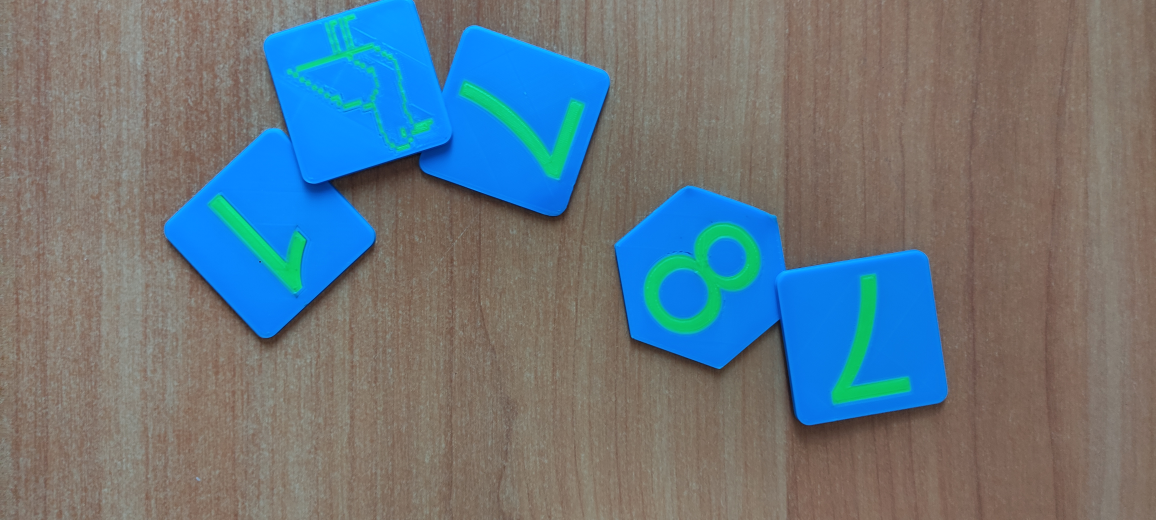
#> input picture data/input/1695128011374.jpg, 4624 x 2080 px (shown at 1/4 size); its folder holds only this picture in this run
$ python -i lab2.py   (imports and definitions only)
#> lines starting #> are read from the running program, lines starting #| are printed output that depends on the picture
### lab2/src/pipeline.py
"""Полный пайплайн лабораторной: очистка фона и выделение контуров."""

from __future__ import annotations

from dataclasses import dataclass
from pathlib import Path
from typing import Any

import cv2
import numpy as np

from src import author, library

# Узкие диапазоны: синий пластик очень насыщенный, дерево и пульт — нет.
BLUE_HSV = ((92, 170, 70), (115, 255, 255))
GREEN_HSV = ((65, 170, 70), (90, 255, 255))
MAX_SIDE = 1400
MIN_REGION_FRAC = 0.008


@dataclass
class PipelineResult:
    original: np.ndarray
    denoised: np.ndarray
    hsv: np.ndarray
    mask: np.ndarray
    cleaned: np.ndarray
    gray: np.ndarray
    contrasted: np.ndarray
    binary_otsu: np.ndarray
    sobel: np.ndarray
    prewitt: np.ndarray
    overlay: np.ndarray
    hist_original: np.ndarray
    hist_cleaned: np.ndarray


def get_backend(name: str) -> Any:
    if name == "author":
        return author
    if name == "library":
        return library
    raise ValueError("backend должен быть 'author' или 'library'")


def resize_max_side(rgb: np.ndarray, max_side: int = MAX_SIDE) -> np.ndarray:
#> called with max_side = 1400
    from PIL import Image

    h, w = rgb.shape[:2]
#> h = 2080; w = 4624
    longest = max(h, w)
#> longest = 4624
    if longest <= max_side:
        return rgb
    scale = max_side / longest
#> scale = 0.303
    img = Image.fromarray(rgb)
    img = img.resize((int(w * scale), int(h * scale)), Image.Resampling.LANCZOS)
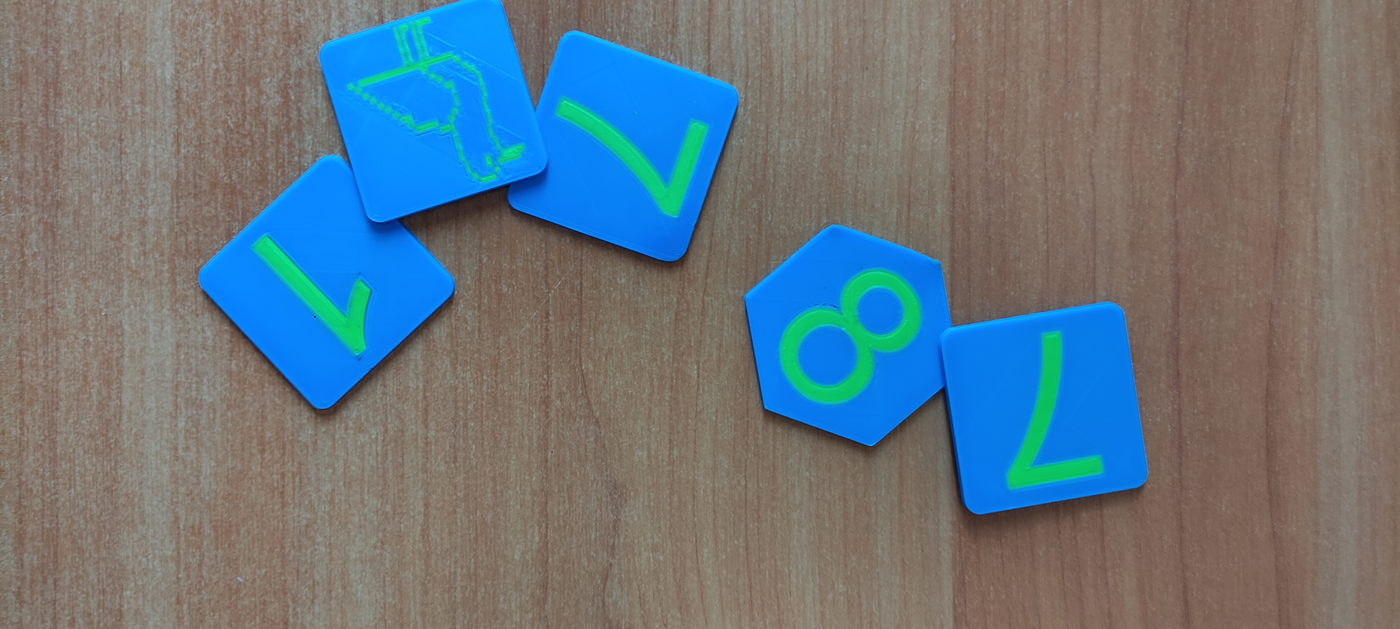
#> img: PIL image 1400x629 RGB; mean R, G, B 104.3, 118.5, 126.6
    return np.array(img)


# [19 lines left out: functions fill_holes, keep_large_regions, not called in this run]


def process(rgb: np.ndarray, backend: str = "author", median_ksize: int = 5) -> PipelineResult:
    """
    Вход: RGB-изображение карточек.
    Выход: объект без фона, контуры Собеля/Превитта и наложение.
    """
    ops = get_backend(backend)
    rgb = resize_max_side(rgb)

#> (the run stopped early here; a loop or call above may not have finished)

$ run again, on data/input/1695128011387.jpg
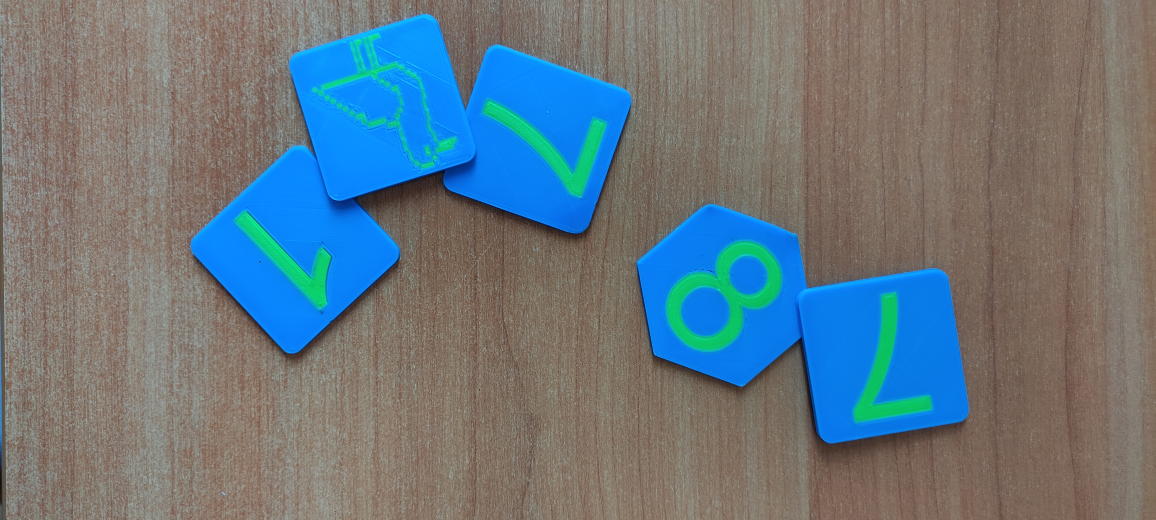
#> input picture data/input/1695128011387.jpg, 4624 x 2080 px (shown at 1/4 size)
#> in resize_max_side, `img = img.resize((int(w * scale), int(h * scale)), Image.Resampling.LA..`:
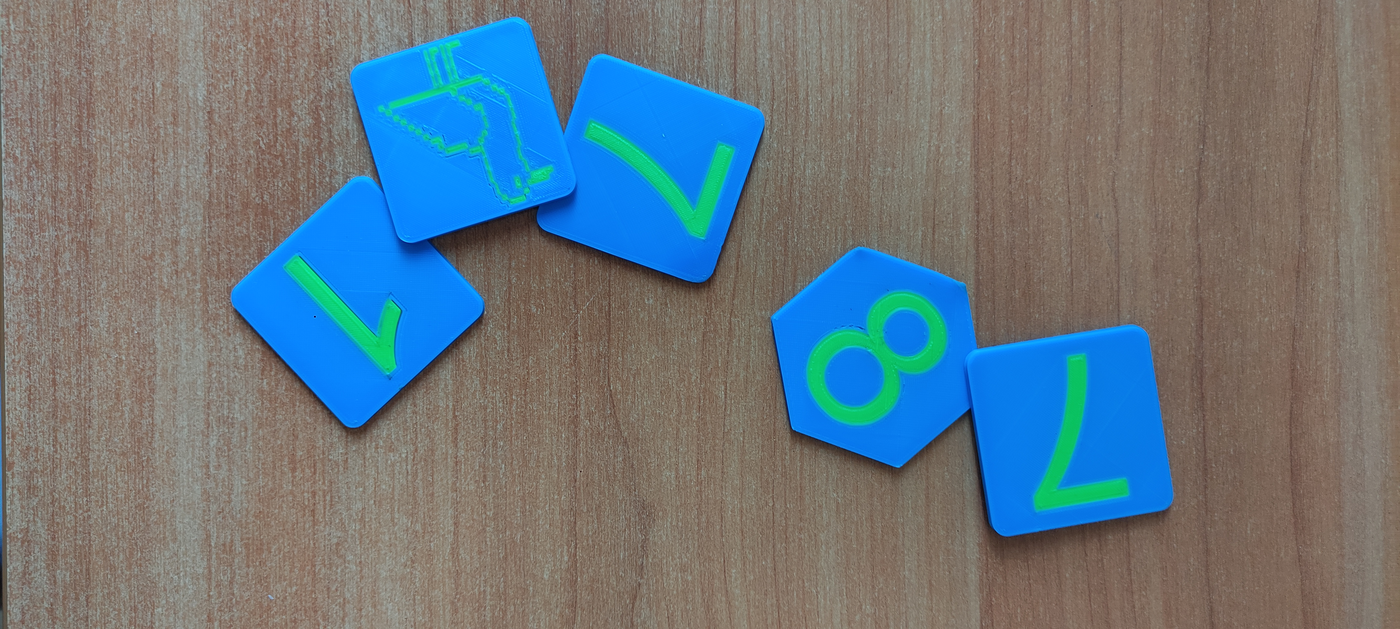
#> img: PIL image 1400x629 RGB; mean R, G, B 105, 119.4, 127.2
